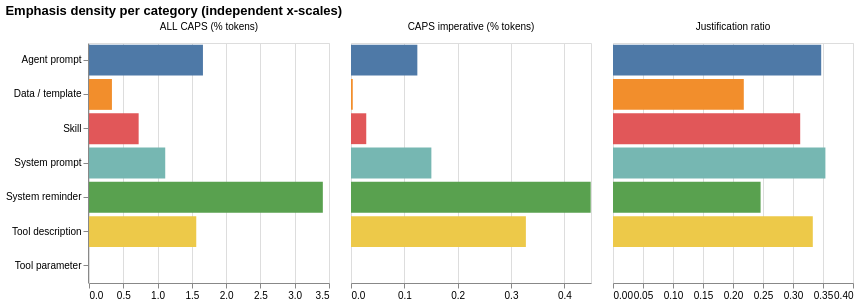

The cell this chart's notebook holds for it:
### Markdown cell above
### Emphasis density per category (3-panel)

Three panels side by side. **Each panel uses its own x-scale** — that's intentional, since ALL CAPS density (typically 0.5–8% of tokens), CAPS-imperative density (typically 0.05–0.5%), and justification ratio (typically 0.0–0.5) live on completely different magnitudes. Compare patterns *within* a panel (which categories are highest); do NOT compare absolute bar widths *across* panels.

Welfare-relevant pattern to watch: **System reminders** typically lead the ALL CAPS panel (loud); **Tool descriptions** typically lead the CAPS-imperative panel (loud commands specifically); the justification-ratio panel runs low across all categories — most rules are issued without a stated reason.

### Code cell
"""Emphasis: ALL CAPS, CAPS imperative, justification ratio per category — Altair."""

emphasis_long = pd.DataFrame([
    {"category": cat, "metric": metric, "value": value}
    for cat in cats
    for metric, value in [
        ("ALL CAPS (% tokens)",
            by_category[cat]["metrics"]["all_caps"]["pct"]),
        ("CAPS imperative (% tokens)",
            by_category[cat]["metrics"]["caps_imperative"]["pct"]),
        ("Justification ratio",
            by_category[cat]["metrics"]["justification"]["ratio"]),
    ]
])

emphasis_chart = (
    alt.Chart(emphasis_long)
    .mark_bar()
    .encode(
        x=alt.X("value:Q", title=None),
        y=alt.Y("category:N", sort=cats, title=None),
        color=alt.Color("category:N",
                         scale=alt.Scale(domain=cats,
                                         range=[CATEGORY_COLORS[c] for c in cats]),
                         legend=None),
        column=alt.Column("metric:N", title=None,
                            sort=["ALL CAPS (% tokens)",
                                  "CAPS imperative (% tokens)",
                                  "Justification ratio"]),
        tooltip=[alt.Tooltip("category:N"),
                 alt.Tooltip("metric:N"),
                 alt.Tooltip("value:Q", format=".3f")],
    )
    .resolve_scale(x="independent")
    .properties(width=240, height=240,
                title="Emphasis density per category (independent x-scales)")
)
emphasis_chart

### Figure 1 — Vega-Lite specification as saved in the notebook (floating-point values rounded to 4 significant figures)
{"config": {"view": {"continuousWidth": 300, "continuousHeight": 300}}, "data": {"name": "data-145e0bf0e60a72e7d0b058c4acb2c30e"}, "mark": {"type": "bar"}, "encoding": {"color": {"field": "category", "legend": null, "scale": {"domain": ["Agent prompt", "Data / template", "Skill", "System prompt", "System reminder", "Tool description", "Tool parameter"], "range": ["#4e79a7", "#f28e2c", "#e15759", "#76b7b2", "#59a14f", "#edc949", "#af7aa1"]}, "type": "nominal"}, "column": {"field": "metric", "sort": ["ALL CAPS (% tokens)", "CAPS imperative (% tokens)", "Justification ratio"], "title": null, "type": "nominal"}, "tooltip": [{"field": "category", "type": "nominal"}, {"field": "metric", "type": "nominal"}, {"field": "value", "format": ".3f", "type": "quantitative"}], "x": {"field": "value", "title": null, "type": "quantitative"}, "y": {"field": "category", "sort": ["Agent prompt", "Data / template", "Skill", "System prompt", "System reminder", "Tool description", "Tool parameter"], "title": null, "type": "nominal"}}, "height": 240, "resolve": {"scale": {"x": "independent"}}, "title": "Emphasis density per category (independent x-scales)", "width": 240, "$schema": "https://vega.github.io/schema/vega-lite/v6.4.1.json", "datasets": {"data-145e0bf0e60a72e7d0b058c4acb2c30e": [{"category": "Agent prompt", "metric": "ALL CAPS (% tokens)", "value": 1.662}, {"category": "Agent prompt", "metric": "CAPS imperative (% tokens)", "value": 0.1244}, {"category": "Agent prompt", "metric": "Justification ratio", "value": 0.347}, {"category": "Data / template", "metric": "ALL CAPS (% tokens)", "value": 0.3344}, {"category": "Data / template", "metric": "CAPS imperative (% tokens)", "value": 0.0033}, {"category": "Data / template", "metric": "Justification ratio", "value": 0.218}, {"category": "Skill", "metric": "ALL CAPS (% tokens)", "value": 0.7242}, {"category": "Skill", "metric": "CAPS imperative (% tokens)", "value": 0.0286}, {"category": "Skill", "metric": "Justification ratio", "value": 0.312}, {"category": "System prompt", "metric": "ALL CAPS (% tokens)", "value": 1.112}, {"category": "System prompt", "metric": "CAPS imperative (% tokens)", "value": 0.1507}, {"category": "System prompt", "metric": "Justification ratio", "value": 0.354}, {"category": "System reminder", "metric": "ALL CAPS (% tokens)", "value": 3.41}, {"category": "System reminder", "metric": "CAPS imperative (% tokens)", "value": 0.4494}, {"category": "System reminder", "metric": "Justification ratio", "value": 0.246}, {"category": "Tool description", "metric": "ALL CAPS (% tokens)", "value": 1.564}, {"category": "Tool description", "metric": "CAPS imperative (% tokens)", "value": 0.3279}, {"category": "Tool description", "metric": "Justification ratio", "value": 0.333}, {"category": "Tool parameter", "metric": "ALL CAPS (% tokens)", "value": 0.0}, {"category": "Tool parameter", "metric": "CAPS imperative (% tokens)", "value": 0.0}, {"category": "Tool parameter", "metric": "Justification ratio", "value": 0.0}]}}
